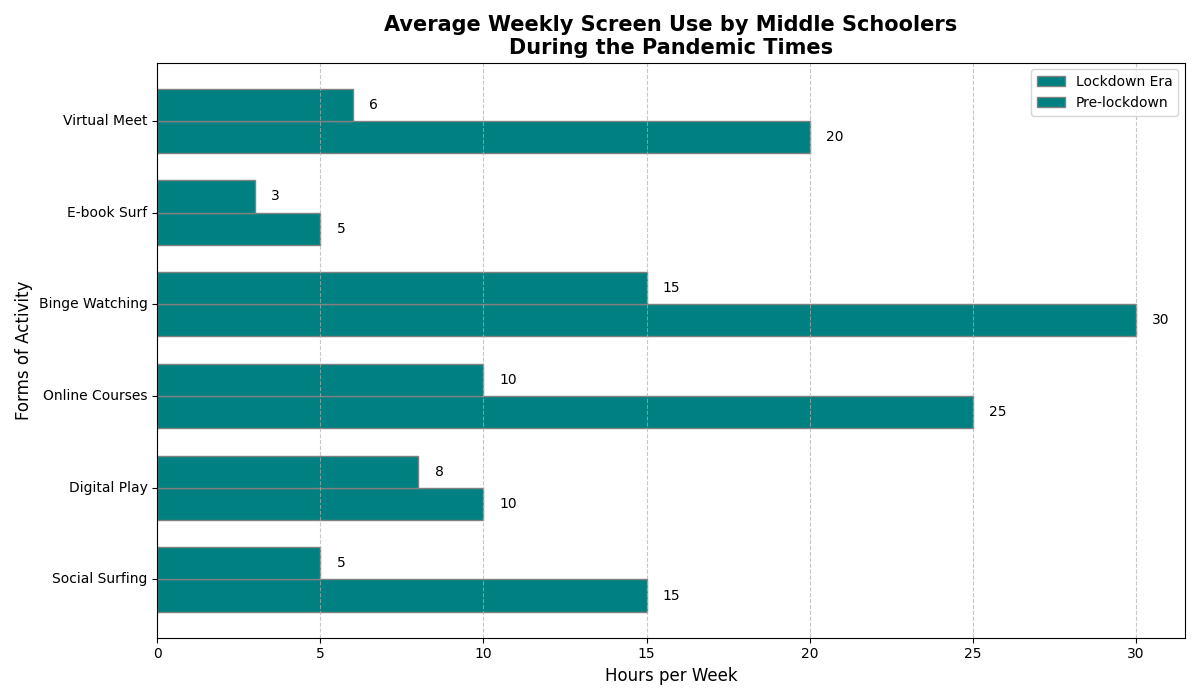

Generate this figure with Python:
import matplotlib.pyplot as plt
import numpy as np

# Altered activity names
activities = ['Social Surfing', 'Digital Play', 'Online Courses', 'Binge Watching', 'E-book Surf', 'Virtual Meet']
average_hours_lockdown = np.array([15, 10, 25, 30, 5, 20])
average_hours_prelockdown = np.array([5, 8, 10, 15, 3, 6])

fig, ax = plt.subplots(figsize=(12, 7))

bar_height = 0.35
index = np.arange(len(activities))

# Use the same color for both data groups
bar1 = ax.barh(index, average_hours_lockdown, bar_height, label='Lockdown Era', color='teal', edgecolor='gray')
bar2 = ax.barh(index + bar_height, average_hours_prelockdown, bar_height, label='Pre-lockdown', color='teal', edgecolor='gray')

# Randomly altered textual elements
ax.set_title('Average Weekly Screen Use by Middle Schoolers\nDuring the Pandemic Times', fontsize=15, fontweight='bold')
ax.set_xlabel('Hours per Week', fontsize=12)
ax.set_ylabel('Forms of Activity', fontsize=12)
ax.set_yticks(index + bar_height / 2)
ax.set_yticklabels(activities, fontsize=10, rotation=0, va='center')
ax.legend(fontsize=10)

for bar_group in [bar1, bar2]:
    for bar in bar_group:
        width = bar.get_width()
        ax.text(width + 0.5, bar.get_y() + bar.get_height() / 2, f'{width}', va='center', ha='left', fontsize=10)

ax.grid(axis='x', linestyle='--', alpha=0.7)

plt.tight_layout()
plt.show()
